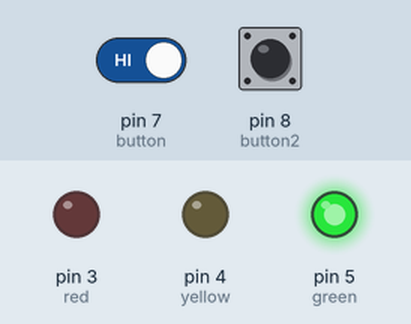
This sketch was run on a simulated Arduino Uno, built with avr-gcc and run on an emulated ATmega328P. On the bench: output pins drawn as LEDs (lit = HIGH). The test bench sets the inputs (shaded band); at power-on: pin 7 (button) HIGH, pin 8 (button2) HIGH.

Above: at 1.2 s.
1.3 s: pin 7 (button) driven LOW
At 3.3 s:
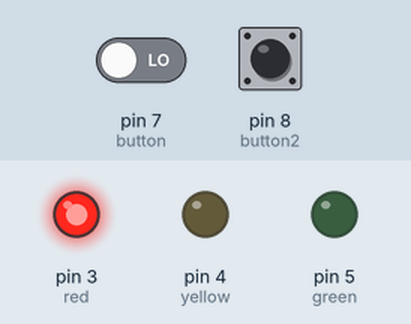
3.8 s: pin 7 (button) driven HIGH
At 6.6 s:
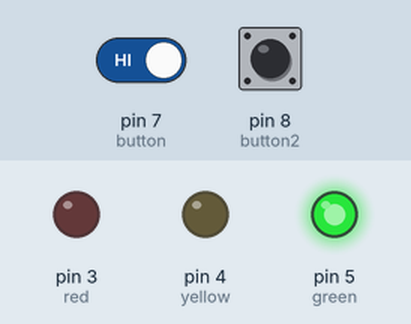
6.8 s: pin 8 (button2) pulled LOW for 0.15 s
At 7.9 s:
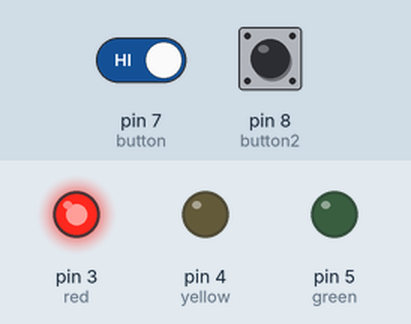
9.9 s: pin 8 (button2) pulled LOW for 3.2 s
Timing chart, 0 to 20.5 s (numbered marks = the images above; inputs shaded):
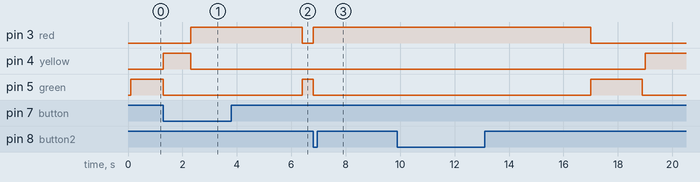

Measured:
- after the input at 1.3 s, pin 3 (red): LOW → HIGH after 1.0 s; pin 4 (yellow): LOW → HIGH after 0.00 s instead of 1.8 s; pin 5 (green): HIGH → LOW after 0.00 s instead of 1.7 s
- after the input at 3.8 s, pin 4 (yellow): stays LOW (without the input it goes to HIGH after 2.6 s); pin 5 (green): LOW → HIGH after 2.6 s
- after the input at 6.8 s, pin 3 (red): LOW → HIGH at once; pin 4 (yellow): stays LOW (without the input it goes to HIGH after 1.6 s); pin 5 (green): HIGH → LOW after 0.00 s instead of 1.5 s

The sketch:

Traffic_light_2.ino
```cpp
  int red = 3;
  int green = 5;
  int yellow = 4;
  int button = 7;
  int button2 = 8;
  unsigned long time = millis();
void setup()
{
  pinMode(red, OUTPUT);
  pinMode(yellow, OUTPUT);
  pinMode(green, OUTPUT);
  pinMode(button, INPUT_PULLUP);
  pinMode(button2, INPUT_PULLUP);
  digitalWrite(red, LOW);
  digitalWrite(yellow, LOW);
  digitalWrite(green, LOW);
}

void loop()
{
  delay(100);
  if(time < 9000){
  time = time + 100 ;
  }else{
    time = 1000;
  }
  if(digitalRead(button) == LOW && digitalRead(button2) == HIGH){
   digitalWrite(red, LOW);
    digitalWrite(yellow, HIGH);
    digitalWrite(green, LOW);
    delay(1000);
    RedHigh();
    time = 1000;
    delay(4000);
  } else if (digitalRead(button2) == LOW && digitalRead(button) == HIGH){
    RedHigh();
    time = 1000;
    delay(5000);
  }
  else{
  if(time < 3000){
    GreenHigh();
  }else if(time < 6000 && time > 3000){
    digitalWrite(red, LOW);
    digitalWrite(yellow, HIGH);
    digitalWrite(green, LOW);
  }else if(time < 9000 && time > 6000 ){
    RedHigh();
  }else{
   ResetLed();
  }
  }

 }

void RedHigh(){
  digitalWrite(red, HIGH);
  digitalWrite(yellow, LOW);
  digitalWrite(green, LOW);
}

void GreenHigh(){
    digitalWrite(red, LOW);
    digitalWrite(yellow, LOW);
    digitalWrite(green, HIGH);
}
void ResetLed(){
    digitalWrite(red, LOW);
    digitalWrite(yellow, LOW);
    digitalWrite(green, LOW);
  }
```
